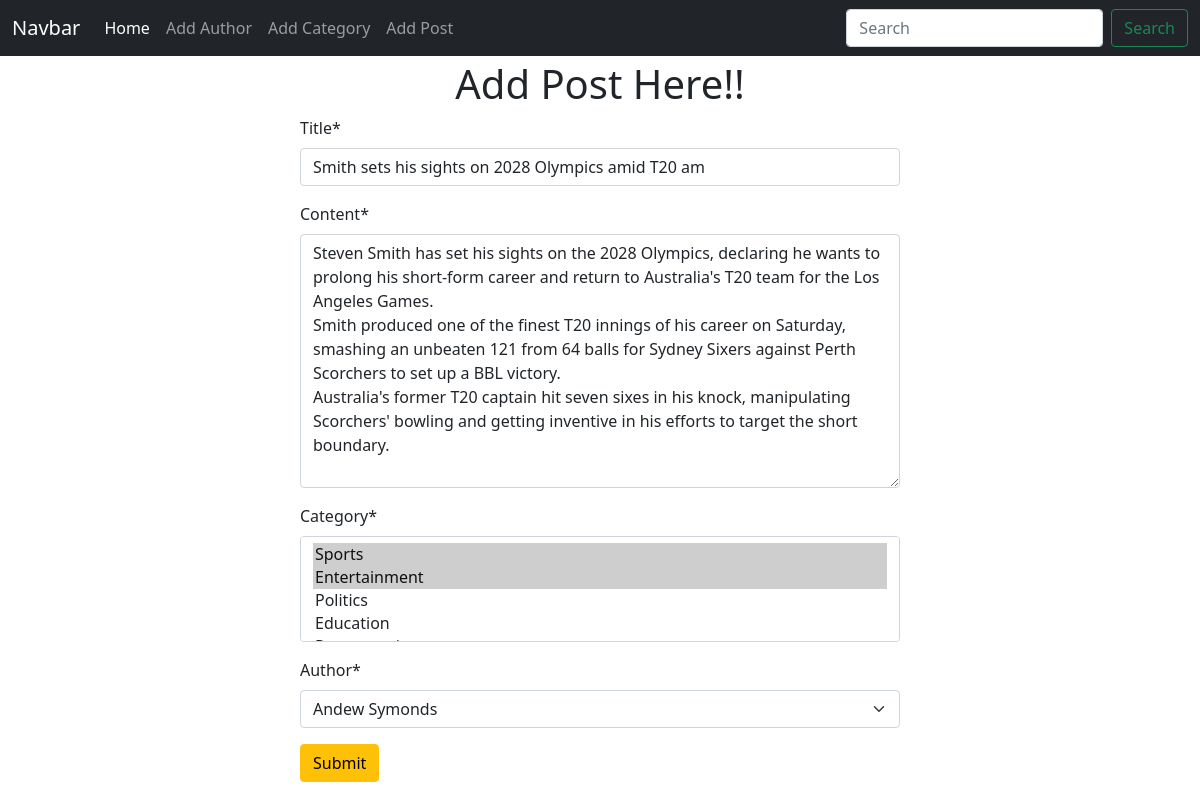
Screenshot of /post/edit/3 with the database file from the repository.
### posts/models.py (models this page shows, shortened)
class Post(models.Model):
    title = models.CharField(max_length=50)
    content = models.TextField()
    category = models.ManyToManyField(Category)
    author = models.ForeignKey(Author, on_delete=models.CASCADE)

### posts/views.py (the view)
# urls.py: path("edit/<int:id>", views.edit_post, name="edit_post"),
def edit_post(request, id):
    post = models.Post.objects.get(pk=id)
    post_form = forms.PostForm(instance=post)
    if request.method == "POST":
        post_form = forms.PostForm(request.POST, instance=post)
        if post_form.is_valid():
            post_form.save()
            return redirect("homepage")
    return render(request, "add_post.html", {"form": post_form})

### posts/forms.py
class PostForm(forms.ModelForm):
    class Meta:
        model = Post
        fields = "__all__"

### author/models.py (called while the page is built)
    def __str__(self):
        return self.name

### categories/models.py (called while the page is built)
    def __str__(self):
        return self.name

### posts/templates/add_post.html
{% extends "base.html" %} {% block content %} {% load crispy_forms_tags %}
<h1 class="mt-1 text-center">Add Post Here!!</h1>
<form style="width: 50%; margin: auto" method="post">
  {% csrf_token %} {{form | crispy}}
  <button class="btn btn-warning">Submit</button>
</form>
{% endblock content %}

### rows the page displays
Post: title "Smith sets his sights on 2028 Olympics amid T20 am", content "Steven Smith has set his sights on the 2028 Olympics, declaring he wants to prolong his short-form career and return to Australia's T20 team for the Los Angeles Games. Smith produced one of the finest T20 innings of his career on Saturday, smashing an unbeaten 121 from 64 balls for Sydney Sixers against Perth Scorchers to set up a BBL victory. Australia's former T20 captain hit seven sixes in his knock, manipulating Scorchers' bowling and getting inventive in his efforts to target the short boundary.", author "Andew Symonds"
